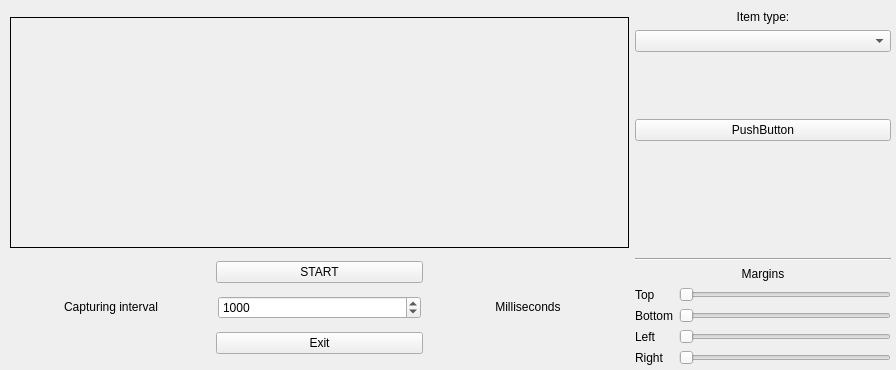
<?xml version="1.0" encoding="UTF-8"?>
<ui version="4.0">
 <class>UserScreen</class>
 <widget class="QMainWindow" name="UserScreen">
  <property name="geometry">
   <rect>
    <x>0</x>
    <y>0</y>
    <width>896</width>
    <height>370</height>
   </rect>
  </property>
  <property name="windowTitle">
   <string>User Mode</string>
  </property>
  <widget class="QWidget" name="centralwidget">
   <widget class="QWidget" name="">
    <property name="geometry">
     <rect>
      <x>10</x>
      <y>10</y>
      <width>881</width>
      <height>355</height>
     </rect>
    </property>
    <layout class="QHBoxLayout" name="horizontalLayout_4">
     <item>
      <layout class="QVBoxLayout" name="verticalLayout">
       <item>
        <widget class="QLabel" name="label_3">
         <property name="sizePolicy">
          <sizepolicy hsizetype="Fixed" vsizetype="Fixed">
           <horstretch>0</horstretch>
           <verstretch>0</verstretch>
          </sizepolicy>
         </property>
         <property name="minimumSize">
          <size>
           <width>619</width>
           <height>231</height>
          </size>
         </property>
         <property name="maximumSize">
          <size>
           <width>619</width>
           <height>231</height>
          </size>
         </property>
         <property name="frameShape">
          <enum>QFrame::Box</enum>
         </property>
         <property name="text">
          <string/>
         </property>
        </widget>
       </item>
       <item>
        <layout class="QHBoxLayout" name="horizontalLayout">
         <item>
          <spacer name="horizontalSpacer_2">
           <property name="orientation">
            <enum>Qt::Horizontal</enum>
           </property>
           <property name="sizeHint" stdset="0">
            <size>
             <width>40</width>
             <height>20</height>
            </size>
           </property>
          </spacer>
         </item>
         <item>
          <widget class="QPushButton" name="pushButton">
           <property name="enabled">
            <bool>true</bool>
           </property>
           <property name="sizePolicy">
            <sizepolicy hsizetype="Expanding" vsizetype="Fixed">
             <horstretch>0</horstretch>
             <verstretch>0</verstretch>
            </sizepolicy>
           </property>
           <property name="text">
            <string>START</string>
           </property>
          </widget>
         </item>
         <item>
          <spacer name="horizontalSpacer">
           <property name="orientation">
            <enum>Qt::Horizontal</enum>
           </property>
           <property name="sizeHint" stdset="0">
            <size>
             <width>40</width>
             <height>20</height>
            </size>
           </property>
          </spacer>
         </item>
        </layout>
       </item>
       <item>
        <layout class="QHBoxLayout" name="horizontalLayout_2">
         <item>
          <widget class="QLabel" name="label">
           <property name="sizePolicy">
            <sizepolicy hsizetype="Preferred" vsizetype="Fixed">
             <horstretch>0</horstretch>
             <verstretch>0</verstretch>
            </sizepolicy>
           </property>
           <property name="text">
            <string>Capturing interval</string>
           </property>
           <property name="alignment">
            <set>Qt::AlignCenter</set>
           </property>
          </widget>
         </item>
         <item>
          <widget class="QSpinBox" name="spinBox">
           <property name="minimum">
            <number>1</number>
           </property>
           <property name="maximum">
            <number>1000000</number>
           </property>
           <property name="value">
            <number>1000</number>
           </property>
          </widget>
         </item>
         <item>
          <widget class="QLabel" name="label_2">
           <property name="sizePolicy">
            <sizepolicy hsizetype="Preferred" vsizetype="Fixed">
             <horstretch>0</horstretch>
             <verstretch>0</verstretch>
            </sizepolicy>
           </property>
           <property name="text">
            <string>Milliseconds</string>
           </property>
           <property name="alignment">
            <set>Qt::AlignCenter</set>
           </property>
          </widget>
         </item>
        </layout>
       </item>
       <item>
        <layout class="QHBoxLayout" name="horizontalLayout_3">
         <item>
          <spacer name="horizontalSpacer_3">
           <property name="orientation">
            <enum>Qt::Horizontal</enum>
           </property>
           <property name="sizeHint" stdset="0">
            <size>
             <width>40</width>
             <height>20</height>
            </size>
           </property>
          </spacer>
         </item>
         <item>
          <widget class="QPushButton" name="pushButton_2">
           <property name="sizePolicy">
            <sizepolicy hsizetype="Expanding" vsizetype="Fixed">
             <horstretch>0</horstretch>
             <verstretch>0</verstretch>
            </sizepolicy>
           </property>
           <property name="text">
            <string>Exit</string>
           </property>
          </widget>
         </item>
         <item>
          <spacer name="horizontalSpacer_4">
           <property name="orientation">
            <enum>Qt::Horizontal</enum>
           </property>
           <property name="sizeHint" stdset="0">
            <size>
             <width>40</width>
             <height>20</height>
            </size>
           </property>
          </spacer>
         </item>
        </layout>
       </item>
      </layout>
     </item>
     <item>
      <layout class="QVBoxLayout" name="verticalLayout_3">
       <item>
        <widget class="QLabel" name="label_9">
         <property name="text">
          <string>Item type:</string>
         </property>
         <property name="alignment">
          <set>Qt::AlignCenter</set>
         </property>
        </widget>
       </item>
       <item>
        <layout class="QVBoxLayout" name="verticalLayout_2">
         <item>
          <widget class="QComboBox" name="comboBox"/>
         </item>
         <item>
          <spacer name="verticalSpacer">
           <property name="orientation">
            <enum>Qt::Vertical</enum>
           </property>
           <property name="sizeHint" stdset="0">
            <size>
             <width>20</width>
             <height>40</height>
            </size>
           </property>
          </spacer>
         </item>
         <item>
          <widget class="QPushButton" name="pushButton_3">
           <property name="text">
            <string>PushButton</string>
           </property>
          </widget>
         </item>
        </layout>
       </item>
       <item>
        <spacer name="verticalSpacer_2">
         <property name="orientation">
          <enum>Qt::Vertical</enum>
         </property>
         <property name="sizeHint" stdset="0">
          <size>
           <width>20</width>
           <height>40</height>
          </size>
         </property>
        </spacer>
       </item>
       <item>
        <widget class="Line" name="line">
         <property name="orientation">
          <enum>Qt::Horizontal</enum>
         </property>
        </widget>
       </item>
       <item>
        <widget class="QLabel" name="label_4">
         <property name="text">
          <string>Margins</string>
         </property>
         <property name="alignment">
          <set>Qt::AlignCenter</set>
         </property>
        </widget>
       </item>
       <item>
        <layout class="QGridLayout" name="gridLayout">
         <item row="0" column="0">
          <widget class="QLabel" name="label_5">
           <property name="text">
            <string>Top</string>
           </property>
          </widget>
         </item>
         <item row="1" column="0" colspan="3">
          <widget class="QLabel" name="label_6">
           <property name="text">
            <string>Bottom</string>
           </property>
          </widget>
         </item>
         <item row="1" column="3">
          <widget class="QSlider" name="horizontalSlider_2">
           <property name="orientation">
            <enum>Qt::Horizontal</enum>
           </property>
          </widget>
         </item>
         <item row="2" column="0">
          <widget class="QLabel" name="label_7">
           <property name="text">
            <string>Left</string>
           </property>
          </widget>
         </item>
         <item row="3" column="0" colspan="2">
          <widget class="QLabel" name="label_8">
           <property name="text">
            <string>Right</string>
           </property>
          </widget>
         </item>
         <item row="3" column="3">
          <widget class="QSlider" name="horizontalSlider_4">
           <property name="orientation">
            <enum>Qt::Horizontal</enum>
           </property>
          </widget>
         </item>
         <item row="2" column="3">
          <widget class="QSlider" name="horizontalSlider">
           <property name="orientation">
            <enum>Qt::Horizontal</enum>
           </property>
          </widget>
         </item>
         <item row="0" column="3">
          <widget class="QSlider" name="horizontalSlider_3">
           <property name="orientation">
            <enum>Qt::Horizontal</enum>
           </property>
          </widget>
         </item>
        </layout>
       </item>
      </layout>
     </item>
    </layout>
   </widget>
  </widget>
 </widget>
 <resources/>
 <connections/>
</ui>
